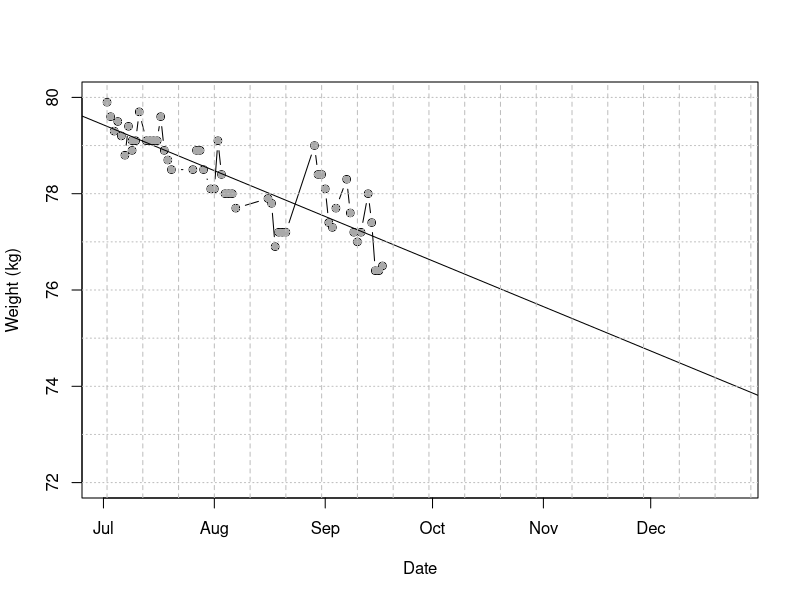

Here is the R script that generated this plot:
setwd("/Users/jones/GitHubRepos/bits-and-bobs/")
wt<-read.csv("Weight.csv")
head(wt)
wt$Start <- as.character(wt$Start)
wt$Finish <- as.character(wt$Finish)
wt$Start2 <- as.Date(wt$Start, "%d/%m/%y")

wt$kg <- wt$Weight..lb.* 0.45359237

plot(wt$Start2,wt$kg,type="b",ylim = c(72,80),
     xlim=c(min(wt$Start2),(7*14)+max(wt$Start2)),
     ylab="Weight (kg)",xlab = "Date")
points(wt$Start2,wt$kg,pch=16,col="darkgrey")
model <- lm(kg~as.numeric(wt$Start2),data=wt)

abline(model)
abline(v=as.Date("01/06/15","%d/%m/%y"))
startv<-min(as.numeric(wt$Start2))
abline(v=seq(startv,startv+(7*30),10),col="grey",lty=2)
summary(model)
abline(h=72:80,col="grey",lty=3)

4/as.numeric(7*model$coefficients[2])

